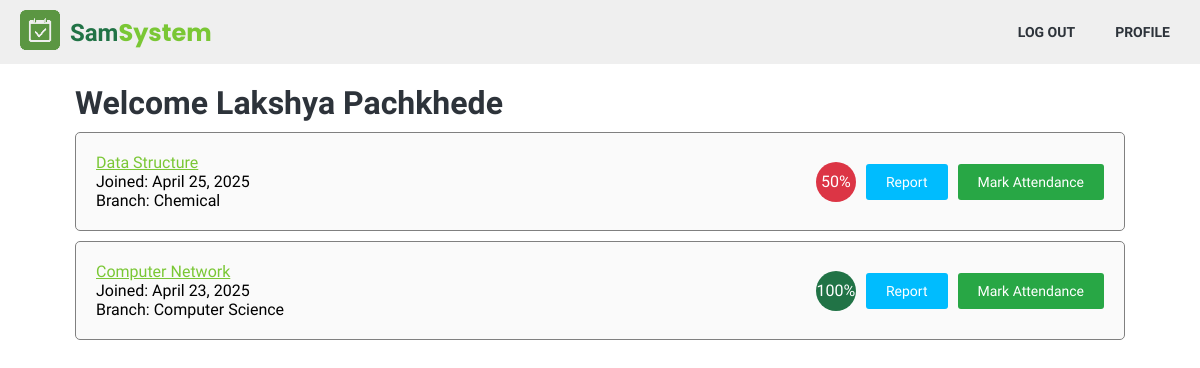
Page /student/ (signed in) on the earlier database version.
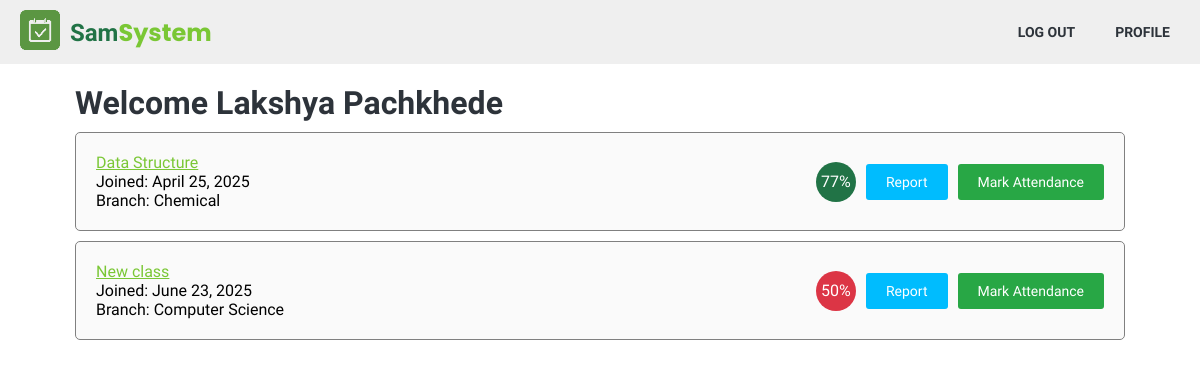
Same page on the later database version.
### tables this page shows
CREATE TABLE `attends` (
  `student_id` int(11) NOT NULL,
  `class_id` int(11) NOT NULL,
  `date_joined` datetime DEFAULT current_timestamp()
);

CREATE TABLE `class` (
  `id` int(11) NOT NULL,
  `name` varchar(100) DEFAULT NULL,
  `description` text DEFAULT NULL,
  `teacher_id` int(11) DEFAULT NULL,
  `date_created` datetime DEFAULT current_timestamp(),
  `branch` int(11) DEFAULT NULL,
  `longitude` decimal(10,5) DEFAULT NULL,
  `latitude` decimal(10,5) DEFAULT NULL,
  `open_session_id` int(11) DEFAULT NULL
);

CREATE TABLE `branch` (
  `id` int(11) NOT NULL,
  `full_name` varchar(100) NOT NULL,
  `initials` varchar(10) NOT NULL
);

### utils.php (called while the page is built, shortened)
<?php
function getAttribute($conn, $table, $attribute, $parameter ,$value){
	$stmt = $conn->prepare("SELECT $attribute FROM $table WHERE $parameter = ?");
	$stmt->bind_param('i', $value);
	$stmt->execute();
	$result = $stmt->get_result()->fetch_assoc()[$attribute] ?? null;
	return $result;
}
function getNumberOfRecords($conn, $table)
{
	$stmt = $conn->prepare("SELECT COUNT(*) FROM $table");
	$stmt->execute();
	$stmt->bind_result($count);
	return $count;
}
function returnBackColorClass($num)
{
	if($num > 75){
		return " back-green";
	} else if ($num > 50){
		return " back-orange";
	} else {
		return " back-red";
	}
}
?>

### student/index.php (the view, shortened to what this page needs)
<?php
require '../utils.php';
require '../db/db_connector.php';
?>
<!DOCTYPE html>
<html lang="en">
<head>
	<link rel="stylesheet" href="../css/util.css">
	<link rel="stylesheet" href="../css/style.css">
</head>
<body>
	<?php require '..\components\nav_sm.php'; ?>
	<div class="container mt20">
		<div class="d-fcc jc-sb">
			<h1>Welcome <?= $_SESSION['name']?></h1>
		</div>
		<?php
		$student_id = $_SESSION['user_id'];
		$result = $conn->query("SELECT * FROM attends WHERE student_id = $student_id");
		while($row = $result->fetch_assoc()){
			$totalClass = getNumberOfRecords($conn, "attendence_session WHERE class_id = {$row['class_id']}");
			$totalAttended = $conn->query("SELECT count(*) FROM attendence WHERE student_id = $student_id AND status = 'present' AND session_id IN (SELECT id FROM attendence_session WHERE class_id = {$row['class_id']})")->fetch_array()[0];
			$percentage = $totalClass > 0
					? round(($totalAttended / $totalClass) * 100, 0)
					: 0;
			echo "<div class='user-row'>
			<div class='user-row-left'>
			<a class='link td-u' href='/attendence/class/class.php?id=". $row['class_id']. " '>" . getAttribute($conn, "class", "name","id", $row['class_id']) . "</a>
			<p>Joined: ".   (new DateTime($row["date_joined"]))->format('F j, Y') . "</p>
			<p>Branch: " . getAttribute($conn, "branch", "full_name","id", getAttribute($conn, "class", "branch","id", $row['class_id'])) . "</p>
			</div>
			<div class='user-row-right'>
			<div class='round ". returnBackColorClass($percentage) ."'><p>$percentage%</p></div>
			<a class='btn btn-s' href='/attendence/class/student_report.php?class_id={$row['class_id']}&student_id={$_SESSION['user_id']}'>Report</a>
			<a href='/attendence/class/mark_student_attendence.php?class_id={$row['class_id']}' method='post'>
				<button type='submit' class='btn'>Mark Attendance</button>
			</a>
			</div>
			</div>";
		}
		?>
	</div>
</body>
</html>

Differences in the rows shown:
removed attends: class.name "Computer Network", date_joined "April 23, 2025", class.full_name "Computer Science", percentage "100"
computed for attends "April 25, 2025": percentage "50" → "77"
added attends: class.name "New class", date_joined "June 23, 2025", class.full_name "Computer Science", percentage "50"
